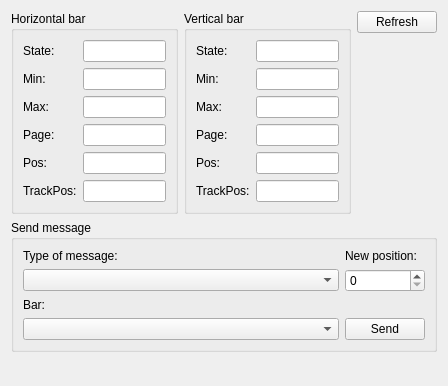
<?xml version="1.0" encoding="UTF-8"?>
<ui version="4.0">
 <class>FormInfoScroll</class>
 <widget class="QWidget" name="FormInfoScroll">
  <property name="geometry">
   <rect>
    <x>0</x>
    <y>0</y>
    <width>448</width>
    <height>386</height>
   </rect>
  </property>
  <property name="minimumSize">
   <size>
    <width>0</width>
    <height>0</height>
   </size>
  </property>
  <property name="maximumSize">
   <size>
    <width>16777215</width>
    <height>16777215</height>
   </size>
  </property>
  <property name="windowTitle">
   <string>Bars</string>
  </property>
  <layout class="QGridLayout" name="gridLayout_4">
   <item row="0" column="0">
    <widget class="QGroupBox" name="groupboxHorz">
     <property name="title">
      <string>Horizontal bar</string>
     </property>
     <layout class="QGridLayout" name="gridLayout">
      <item row="0" column="0">
       <widget class="QLabel" name="lblHorzState">
        <property name="text">
         <string>State:</string>
        </property>
       </widget>
      </item>
      <item row="1" column="0">
       <widget class="QLabel" name="lblHorzMin">
        <property name="text">
         <string>Min:</string>
        </property>
       </widget>
      </item>
      <item row="2" column="0">
       <widget class="QLabel" name="lblHorzMax">
        <property name="text">
         <string>Max:</string>
        </property>
       </widget>
      </item>
      <item row="3" column="0">
       <widget class="QLabel" name="lblHorzPage">
        <property name="text">
         <string>Page:</string>
        </property>
       </widget>
      </item>
      <item row="4" column="0">
       <widget class="QLabel" name="lblHorzPos">
        <property name="text">
         <string>Pos:</string>
        </property>
       </widget>
      </item>
      <item row="5" column="0">
       <widget class="QLabel" name="lblHorzTrackpos">
        <property name="text">
         <string>TrackPos:</string>
        </property>
       </widget>
      </item>
      <item row="0" column="1">
       <widget class="QLineEdit" name="txtHorzState">
        <property name="readOnly">
         <bool>true</bool>
        </property>
       </widget>
      </item>
      <item row="1" column="1">
       <widget class="QLineEdit" name="txtHorzMin">
        <property name="readOnly">
         <bool>true</bool>
        </property>
       </widget>
      </item>
      <item row="2" column="1">
       <widget class="QLineEdit" name="txtHorzMax">
        <property name="readOnly">
         <bool>true</bool>
        </property>
       </widget>
      </item>
      <item row="3" column="1">
       <widget class="QLineEdit" name="txtHorzPage">
        <property name="readOnly">
         <bool>true</bool>
        </property>
       </widget>
      </item>
      <item row="4" column="1">
       <widget class="QLineEdit" name="txtHorzPos">
        <property name="readOnly">
         <bool>true</bool>
        </property>
       </widget>
      </item>
      <item row="5" column="1">
       <widget class="QLineEdit" name="txtHorzTrackpos">
        <property name="readOnly">
         <bool>true</bool>
        </property>
       </widget>
      </item>
     </layout>
    </widget>
   </item>
   <item row="0" column="1">
    <widget class="QGroupBox" name="groupboxVert">
     <property name="title">
      <string>Vertical bar</string>
     </property>
     <layout class="QGridLayout" name="gridLayout_2">
      <item row="0" column="0">
       <widget class="QLabel" name="lblVertState">
        <property name="text">
         <string>State:</string>
        </property>
       </widget>
      </item>
      <item row="1" column="0">
       <widget class="QLabel" name="lblVertMin">
        <property name="text">
         <string>Min:</string>
        </property>
       </widget>
      </item>
      <item row="2" column="0">
       <widget class="QLabel" name="lblVertMax">
        <property name="text">
         <string>Max:</string>
        </property>
       </widget>
      </item>
      <item row="3" column="0">
       <widget class="QLabel" name="lblVertPage">
        <property name="text">
         <string>Page:</string>
        </property>
       </widget>
      </item>
      <item row="4" column="0">
       <widget class="QLabel" name="lblVertPos">
        <property name="text">
         <string>Pos:</string>
        </property>
       </widget>
      </item>
      <item row="5" column="0">
       <widget class="QLabel" name="lblVertTrackpos">
        <property name="text">
         <string>TrackPos:</string>
        </property>
       </widget>
      </item>
      <item row="0" column="1">
       <widget class="QLineEdit" name="txtVertState">
        <property name="readOnly">
         <bool>true</bool>
        </property>
       </widget>
      </item>
      <item row="1" column="1">
       <widget class="QLineEdit" name="txtVertMin">
        <property name="readOnly">
         <bool>true</bool>
        </property>
       </widget>
      </item>
      <item row="2" column="1">
       <widget class="QLineEdit" name="txtVertMax">
        <property name="readOnly">
         <bool>true</bool>
        </property>
       </widget>
      </item>
      <item row="3" column="1">
       <widget class="QLineEdit" name="txtVertPage">
        <property name="readOnly">
         <bool>true</bool>
        </property>
       </widget>
      </item>
      <item row="4" column="1">
       <widget class="QLineEdit" name="txtVertPos">
        <property name="readOnly">
         <bool>true</bool>
        </property>
       </widget>
      </item>
      <item row="5" column="1">
       <widget class="QLineEdit" name="txtVertTrackpos">
        <property name="readOnly">
         <bool>true</bool>
        </property>
       </widget>
      </item>
     </layout>
    </widget>
   </item>
   <item row="0" column="2">
    <layout class="QVBoxLayout" name="verticalLayout">
     <item>
      <widget class="QPushButton" name="btnRefresh">
       <property name="text">
        <string>Refresh</string>
       </property>
      </widget>
     </item>
     <item>
      <spacer name="verticalSpacer">
       <property name="orientation">
        <enum>Qt::Vertical</enum>
       </property>
       <property name="sizeHint" stdset="0">
        <size>
         <width>20</width>
         <height>0</height>
        </size>
       </property>
      </spacer>
     </item>
    </layout>
   </item>
   <item row="2" column="0">
    <spacer name="verticalSpacer_2">
     <property name="orientation">
      <enum>Qt::Vertical</enum>
     </property>
     <property name="sizeHint" stdset="0">
      <size>
       <width>20</width>
       <height>16777215</height>
      </size>
     </property>
    </spacer>
   </item>
   <item row="1" column="0" colspan="3">
    <widget class="QGroupBox" name="groupboxSend">
     <property name="title">
      <string>Send message</string>
     </property>
     <layout class="QGridLayout" name="gridLayout_3">
      <item row="0" column="1">
       <widget class="QLabel" name="lblTypeOfMessage">
        <property name="text">
         <string>Type of message:</string>
        </property>
       </widget>
      </item>
      <item row="1" column="1">
       <widget class="QComboBox" name="cboTypeOfMessage">
        <property name="sizePolicy">
         <sizepolicy hsizetype="Expanding" vsizetype="Fixed">
          <horstretch>0</horstretch>
          <verstretch>0</verstretch>
         </sizepolicy>
        </property>
       </widget>
      </item>
      <item row="0" column="3">
       <widget class="QLabel" name="lblNewPosition">
        <property name="text">
         <string>New position:</string>
        </property>
       </widget>
      </item>
      <item row="1" column="3">
       <widget class="QSpinBox" name="spinbox_send_pos">
        <property name="maximumSize">
         <size>
          <width>16777215</width>
          <height>16777215</height>
         </size>
        </property>
        <property name="maximum">
         <number>99999999</number>
        </property>
       </widget>
      </item>
      <item row="3" column="1">
       <widget class="QComboBox" name="cboBar">
        <property name="sizePolicy">
         <sizepolicy hsizetype="Expanding" vsizetype="Fixed">
          <horstretch>0</horstretch>
          <verstretch>0</verstretch>
         </sizepolicy>
        </property>
        <property name="minimumSize">
         <size>
          <width>0</width>
          <height>0</height>
         </size>
        </property>
       </widget>
      </item>
      <item row="2" column="1">
       <widget class="QLabel" name="lblBar">
        <property name="text">
         <string>Bar:</string>
        </property>
       </widget>
      </item>
      <item row="3" column="3">
       <widget class="QPushButton" name="btnSend">
        <property name="text">
         <string>Send</string>
        </property>
       </widget>
      </item>
     </layout>
    </widget>
   </item>
  </layout>
 </widget>
 <resources/>
 <connections>
  <connection>
   <sender>btnSend</sender>
   <signal>clicked()</signal>
   <receiver>FormInfoScroll</receiver>
   <slot>slotSendMessage()</slot>
   <hints>
    <hint type="sourcelabel">
     <x>313</x>
     <y>296</y>
    </hint>
    <hint type="destinationlabel">
     <x>226</x>
     <y>166</y>
    </hint>
   </hints>
  </connection>
  <connection>
   <sender>btnRefresh</sender>
   <signal>clicked()</signal>
   <receiver>FormInfoScroll</receiver>
   <slot>slotRefresh()</slot>
   <hints>
    <hint type="sourcelabel">
     <x>406</x>
     <y>21</y>
    </hint>
    <hint type="destinationlabel">
     <x>226</x>
     <y>166</y>
    </hint>
   </hints>
  </connection>
 </connections>
 <slots>
  <slot>slotSendMessage()</slot>
  <slot>slotRefresh()</slot>
 </slots>
</ui>
